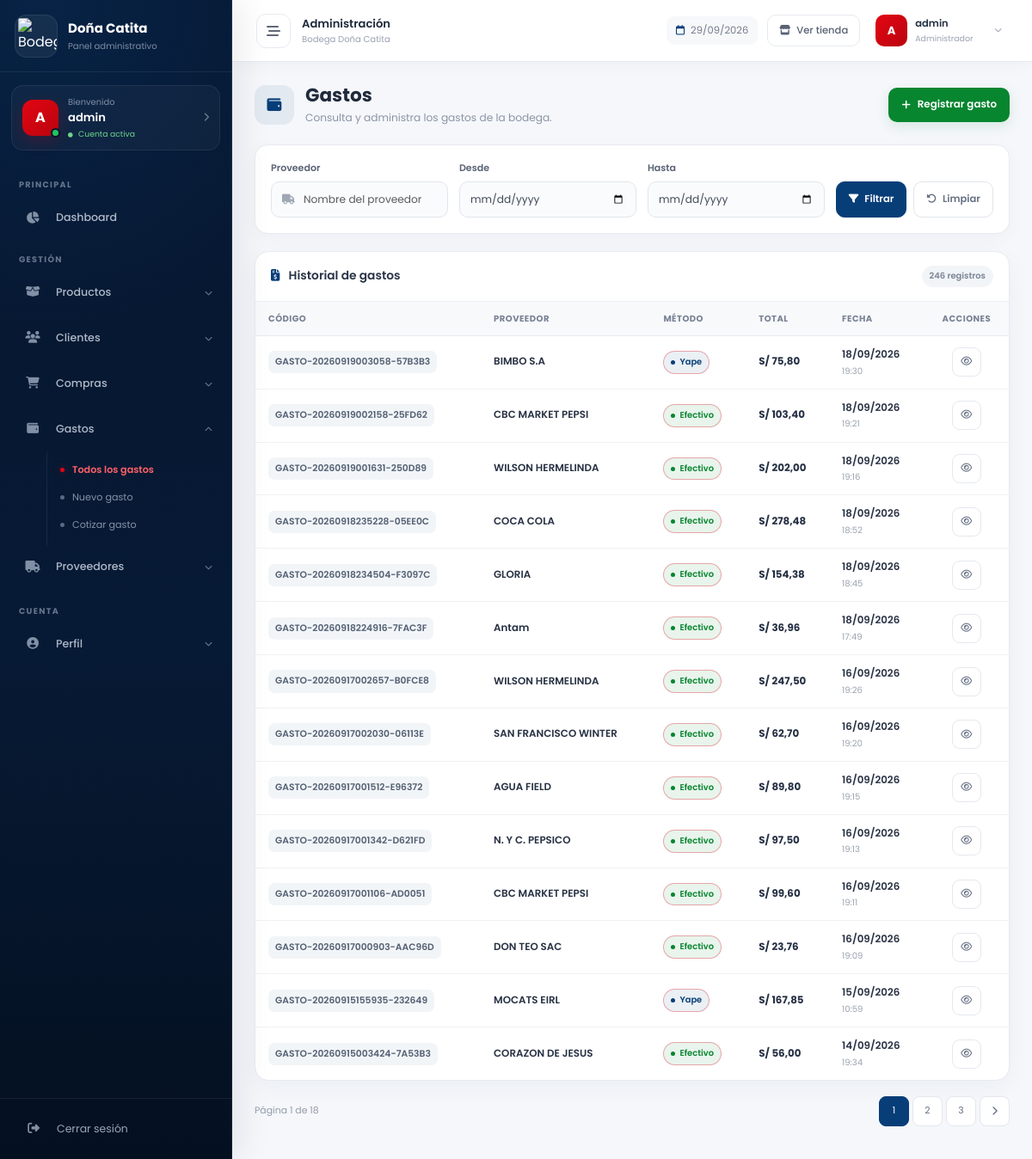
/gastos/lista-gastos/ (signed in), run on an earlier commit of the app's database.
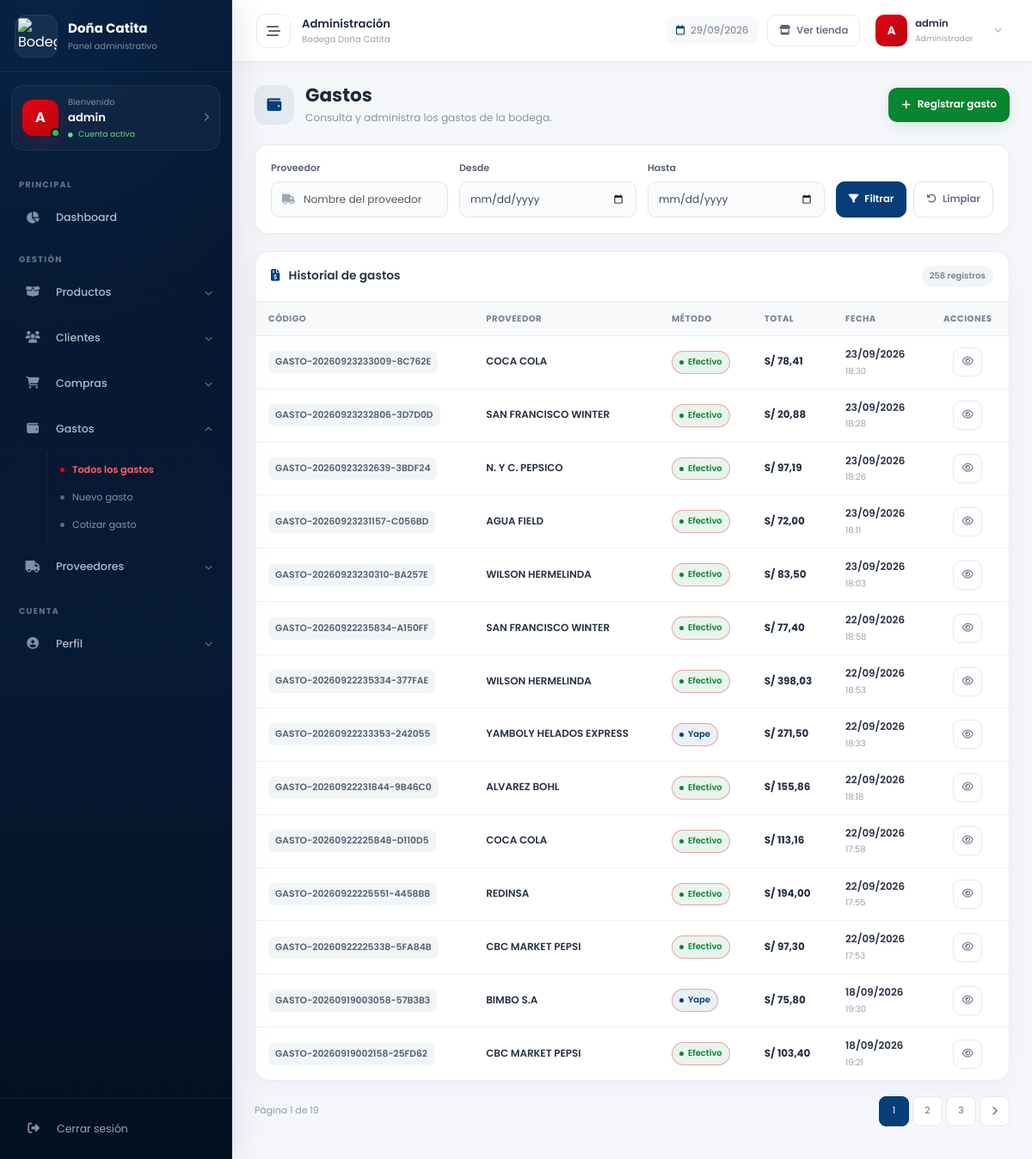
And on a later commit of the database.
### gastos/models.py (models this page shows, shortened)
class Gasto(models.Model):
    TIPO_COMPRA_CHOICES = [
        ('yape', 'Yape'),
        ('efectivo', 'Efectivo'),
        ('fiado', 'Fiado'),
    ]
    codigo = models.CharField(max_length=50, unique=True)
    proveedor = models.ForeignKey(Proveedor, on_delete=models.PROTECT)
    user = models.ForeignKey(settings.AUTH_USER_MODEL, on_delete=models.SET_NULL, null=True, blank=True)
    fecha = models.DateTimeField(auto_now_add=True)
    tipo_compra = models.CharField(max_length=20, choices=TIPO_COMPRA_CHOICES, default='efectivo')
    total = models.DecimalField(max_digits=12, decimal_places=2, default=Decimal('0.00'))
    percepcion = models.DecimalField(max_digits=12, decimal_places=2, default=Decimal('0.00'))
    descripcion = models.TextField(blank=True)
    boletas_storage = FileSystemStorage(
        location=os.path.join(settings.BASE_DIR, 'static', 'img', 'boletas'),
        base_url='/' + os.path.join(settings.STATIC_URL.strip('/'), 'img', 'boletas') + '/',
    )
    imagen = models.FileField(upload_to='', storage=boletas_storage, blank=True, null=True)

class Proveedor(models.Model):
    nombre = models.CharField(max_length=150)
    email = models.EmailField(blank=True)
    telefono = models.CharField(max_length=20, blank=True)
    direccion = models.TextField(blank=True)
    activo = models.BooleanField(default=True)
    fecha_registro = models.DateTimeField(auto_now_add=True)
    class Meta:
        ordering = ['-fecha_registro']
        verbose_name_plural = 'Proveedores'

### gastos/views.py (the view, shortened to what this page needs)
# urls.py: path('lista-gastos/', views.lista_gastos, name='lista_gastos'),
@login_required
def lista_gastos(request):
    gastos = Gasto.objects.select_related('proveedor').order_by('-fecha')
    proveedor = request.GET.get('proveedor', '').strip()
    fecha_inicio_raw = request.GET.get('fecha_inicio', '').strip()
    fecha_fin_raw = request.GET.get('fecha_fin', '').strip()
    if fecha_inicio_raw.lower() == 'none':
        fecha_inicio_raw = ''
    if fecha_fin_raw.lower() == 'none':
        fecha_fin_raw = ''
    fecha_inicio = fecha_inicio_raw
    fecha_fin = fecha_fin_raw
    if proveedor:
        gastos = gastos.filter(
            proveedor__nombre__icontains=proveedor
        )
    paginator = Paginator(gastos, 14)
    page = request.GET.get('page')
    page_obj = paginator.get_page(page)
    return render(request, 'listaGastos.html', {
        'gastos': page_obj,
        'page_obj': page_obj,
        'proveedor': proveedor,
        'fecha_inicio': fecha_inicio,
        'fecha_fin': fecha_fin,
    })

### gastos/templates/listaGastos.html (shortened to what the changed rows need)
{% extends 'dashboard_base.html' %}
{% block content %}
<div class="dc-list-page">
  <div class="dc-page-header">
    <div class="dc-page-heading">
      <div>
        <h1>Gastos</h1>
      </div>
    </div>
  </div>
  <div class="dc-table-card">
    <div class="dc-table-card-header">
      <h2>
        <i class="fa-solid fa-file-invoice-dollar"></i>
        Historial de gastos
      </h2>
      {% if page_obj %}
      <span class="dc-table-count">
        {{ page_obj.paginator.count }} registros
      </span>
      {% endif %}
    </div>
    {% if gastos %}
    <div class="dc-table-responsive">
      <table class="dc-admin-table">
        <thead>
          <tr>
            <th>Código</th>
            <th>Proveedor</th>
            <th>Método</th>
            <th>Total</th>
            <th>Fecha</th>
            <th class="text-center">Acciones</th>
          </tr>
        </thead>
        <tbody>
          {% for gasto in gastos %}
          <tr>
            <td data-label="Código">
              <span class="dc-code">
                {{ gasto.codigo }}
              </span>
            </td>
            <td data-label="Proveedor">
              {% if gasto.proveedor %}
              <span class="dc-record-title">
                {{ gasto.proveedor.nombre }}
              </span>
              {% else %}
              <span class="text-muted">
                Sin proveedor
              </span>
              {% endif %}
            </td>
            <td data-label="Método">
              {% if gasto.tipo_compra == 'yape' %}
              <span class="dc-badge dc-badge-blue">
                {{ gasto.get_tipo_compra_display }}
              </span>
              {% elif gasto.tipo_compra == 'efectivo' %}
              <span class="dc-badge dc-badge-green">
                {{ gasto.get_tipo_compra_display }}
              </span>
              {% elif gasto.tipo_compra == 'fiado' %}
              <span class="dc-badge dc-badge-warning">
                {{ gasto.get_tipo_compra_display }}
              </span>
              {% else %}
              <span class="dc-badge dc-badge-neutral">
                {{ gasto.get_tipo_compra_display }}
              </span>
              {% endif %}
            </td>
            <td data-label="Total">
              <span class="dc-money">
                S/ {{ gasto.total|floatformat:2 }}
              </span>
            </td>
            <td data-label="Fecha">
              <span class="dc-record-title">
                {{ gasto.fecha|date:'d/m/Y' }}
              </span>
              <span class="dc-record-subtitle">
                {{ gasto.fecha|date:'H:i' }}
              </span>
            </td>
            <td data-label="Acciones">
              <div class="dc-table-actions">
                <a href="{% url 'detalle_gasto' gasto.pk %}" class="dc-action-btn dc-action-view" title="Ver detalle"
                  aria-label="Ver detalle">
                  <i class="fa-regular fa-eye"></i>
                </a>
              </div>
            </td>
          </tr>
          {% endfor %}
        </tbody>
      </table>
    </div>
    {% endif %}
  </div>
  {% if page_obj.paginator.num_pages > 1 %}
  <div class="dc-pagination-wrapper">
    <span class="dc-pagination-info">
      Página {{ page_obj.number }}
      de {{ page_obj.paginator.num_pages }}
    </span>
    <nav aria-label="Paginación">
      <ul class="pagination dc-pagination">
        {% for num in page_obj.paginator.page_range %}
        {% if num == page_obj.number %}
        <li class="page-item active">
          <span class="page-link">
            {{ num }}
          </span>
        </li>
        {% elif num >= page_obj.number|add:'-2' and num <= page_obj.number|add:'2' %} <li class="page-item">
          <a class="page-link"
            href="?proveedor={{ request.GET.proveedor|default:''|urlencode }}&fecha_inicio={{ request.GET.fecha_inicio|default:''|urlencode }}&fecha_fin={{ request.GET.fecha_fin|default:''|urlencode }}&page={{ num }}">
            {{ num }}
          </a>
          </li>
          {% endif %}
          {% endfor %}
          {% if page_obj.has_next %}
          <li class="page-item">
            <a class="page-link"
              href="?proveedor={{ request.GET.proveedor|default:''|urlencode }}&fecha_inicio={{ request.GET.fecha_inicio|default:''|urlencode }}&fecha_fin={{ request.GET.fecha_fin|default:''|urlencode }}&page={{ page_obj.next_page_number }}"
              aria-label="Página siguiente">
              <i class="fa-solid fa-chevron-right"></i>
            </a>
          </li>
          {% endif %}
      </ul>
    </nav>
  </div>
  {% endif %}
</div>
{% endblock %}

What changed in the data, as far as the page shows it:
no longer on this page (row unchanged): Gasto: codigo "GASTO-20260919001631-250D89", proveedor.nombre "WILSON HERMELINDA", tipo_compra "Efectivo", total "202,00", fecha "18/09/2026", fecha "19:16"
no longer on this page (row unchanged): Gasto: codigo "GASTO-20260918235228-05EE0C", proveedor.nombre "COCA COLA", tipo_compra "Efectivo", total "278,48", fecha "18/09/2026", fecha "18:52"
no longer on this page (row unchanged): Gasto: codigo "GASTO-20260918234504-F3097C", proveedor.nombre "GLORIA", tipo_compra "Efectivo", total "154,38", fecha "18/09/2026", fecha "18:45"
no longer on this page (row unchanged): Gasto: codigo "GASTO-20260918224916-7FAC3F", proveedor.nombre "Antam", tipo_compra "Efectivo", total "36,96", fecha "18/09/2026", fecha "17:49"
no longer on this page (row unchanged): Gasto: codigo "GASTO-20260917002657-B0FCE8", proveedor.nombre "WILSON HERMELINDA", tipo_compra "Efectivo", total "247,50", fecha "16/09/2026", fecha "19:26"
no longer on this page (row unchanged): Gasto: codigo "GASTO-20260917002030-06113E", proveedor.nombre "SAN FRANCISCO WINTER", tipo_compra "Efectivo", total "62,70", fecha "16/09/2026", fecha "19:20"
no longer on this page (row unchanged): Gasto: codigo "GASTO-20260917001512-E96372", proveedor.nombre "AGUA FIELD", tipo_compra "Efectivo", total "89,80", fecha "16/09/2026", fecha "19:15"
no longer on this page (row unchanged): Gasto: codigo "GASTO-20260917001342-D621FD", proveedor.nombre "N. Y C. PEPSICO", tipo_compra "Efectivo", total "97,50", fecha "16/09/2026", fecha "19:13"
no longer on this page (row unchanged): Gasto: codigo "GASTO-20260917001106-AD0051", proveedor.nombre "CBC MARKET PEPSI", tipo_compra "Efectivo", total "99,60", fecha "16/09/2026", fecha "19:11"
no longer on this page (row unchanged): Gasto: codigo "GASTO-20260917000903-AAC96D", proveedor.nombre "DON TEO SAC", tipo_compra "Efectivo", total "23,76", fecha "16/09/2026", fecha "19:09"
no longer on this page (row unchanged): Gasto: codigo "GASTO-20260915155935-232649", proveedor.nombre "MOCATS EIRL", tipo_compra "Yape", total "167,85", fecha "15/09/2026", fecha "10:59"
no longer on this page (row unchanged): Gasto: codigo "GASTO-20260915003424-7A53B3", proveedor.nombre "CORAZON DE JESUS", tipo_compra "Efectivo", total "56,00", fecha "14/09/2026", fecha "19:34"
added Gasto: codigo "GASTO-20260923233009-8C762E", proveedor.nombre "COCA COLA", tipo_compra "Efectivo", total "78,41", fecha "23/09/2026", fecha "18:30"
added Gasto: codigo "GASTO-20260923232806-3D7D0D", proveedor.nombre "SAN FRANCISCO WINTER", tipo_compra "Efectivo", total "20,88", fecha "23/09/2026", fecha "18:28"
added Gasto: codigo "GASTO-20260923232639-3BDF24", proveedor.nombre "N. Y C. PEPSICO", tipo_compra "Efectivo", total "97,19", fecha "23/09/2026", fecha "18:26"
added Gasto: codigo "GASTO-20260923231157-C056BD", proveedor.nombre "AGUA FIELD", tipo_compra "Efectivo", total "72,00", fecha "23/09/2026", fecha "18:11"
added Gasto: codigo "GASTO-20260923230310-BA257E", proveedor.nombre "WILSON HERMELINDA", tipo_compra "Efectivo", total "83,50", fecha "23/09/2026", fecha "18:03"
added Gasto: codigo "GASTO-20260922235834-A150FF", proveedor.nombre "SAN FRANCISCO WINTER", tipo_compra "Efectivo", total "77,40", fecha "22/09/2026", fecha "18:58"
added Gasto: codigo "GASTO-20260922235334-377FAE", proveedor.nombre "WILSON HERMELINDA", tipo_compra "Efectivo", total "398,03", fecha "22/09/2026", fecha "18:53"
added Gasto: codigo "GASTO-20260922233353-242055", proveedor.nombre "YAMBOLY HELADOS EXPRESS", tipo_compra "Yape", total "271,50", fecha "22/09/2026", fecha "18:33"
added Gasto: codigo "GASTO-20260922231844-9B46C0", proveedor.nombre "ALVAREZ BOHL", tipo_compra "Efectivo", total "155,86", fecha "22/09/2026", fecha "18:18"
added Gasto: codigo "GASTO-20260922225848-D110D5", proveedor.nombre "COCA COLA", tipo_compra "Efectivo", total "113,16", fecha "22/09/2026", fecha "17:58"
added Gasto: codigo "GASTO-20260922225551-4458B8", proveedor.nombre "REDINSA", tipo_compra "Efectivo", total "194,00", fecha "22/09/2026", fecha "17:55"
added Gasto: codigo "GASTO-20260922225338-5FA84B", proveedor.nombre "CBC MARKET PEPSI", tipo_compra "Efectivo", total "97,30", fecha "22/09/2026", fecha "17:53"
Also different on the page:
{{ page_obj.paginator.count }}: "246" → "258"
{{ page_obj.paginator.num_pages }}: "18" → "19"
